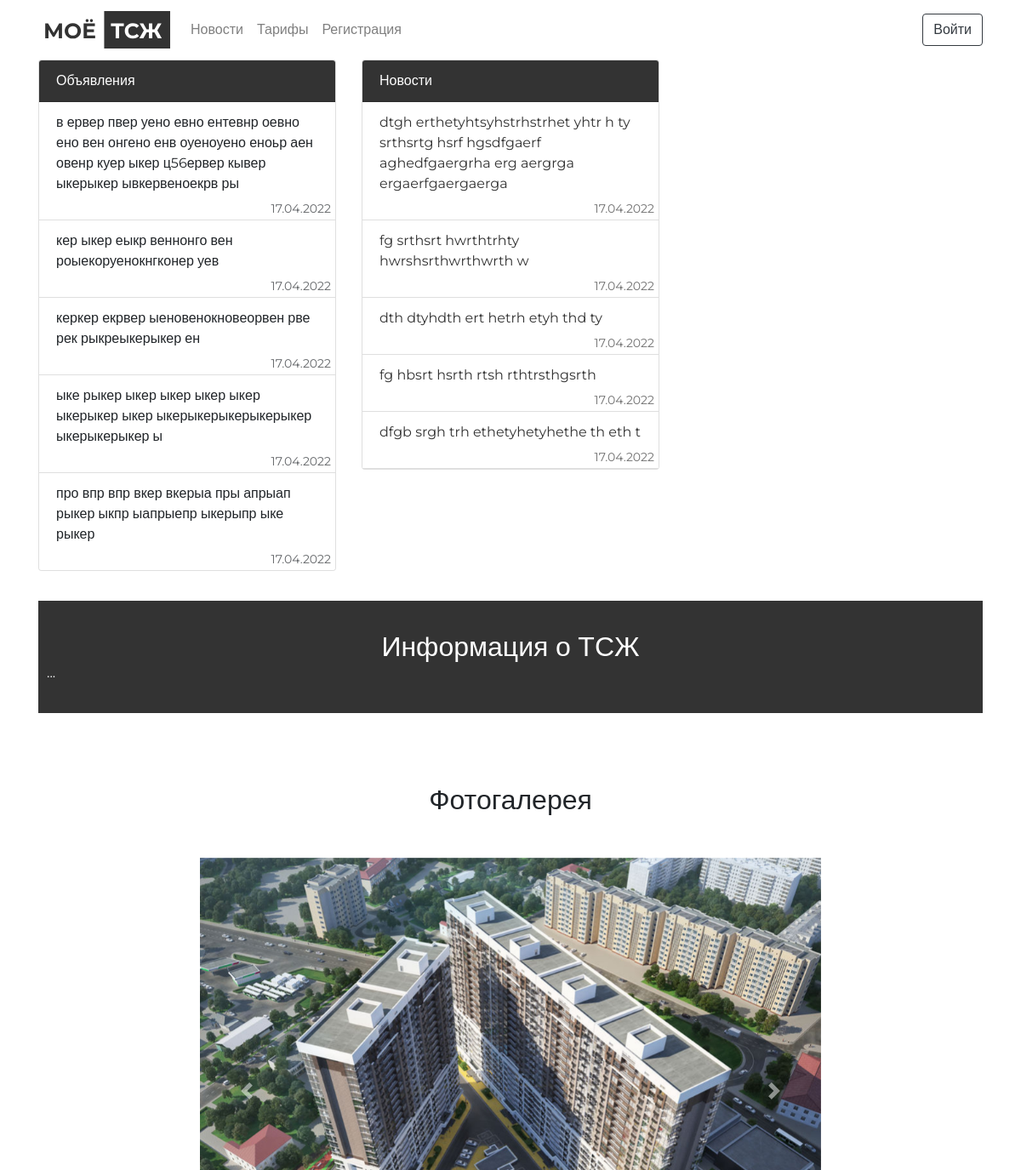
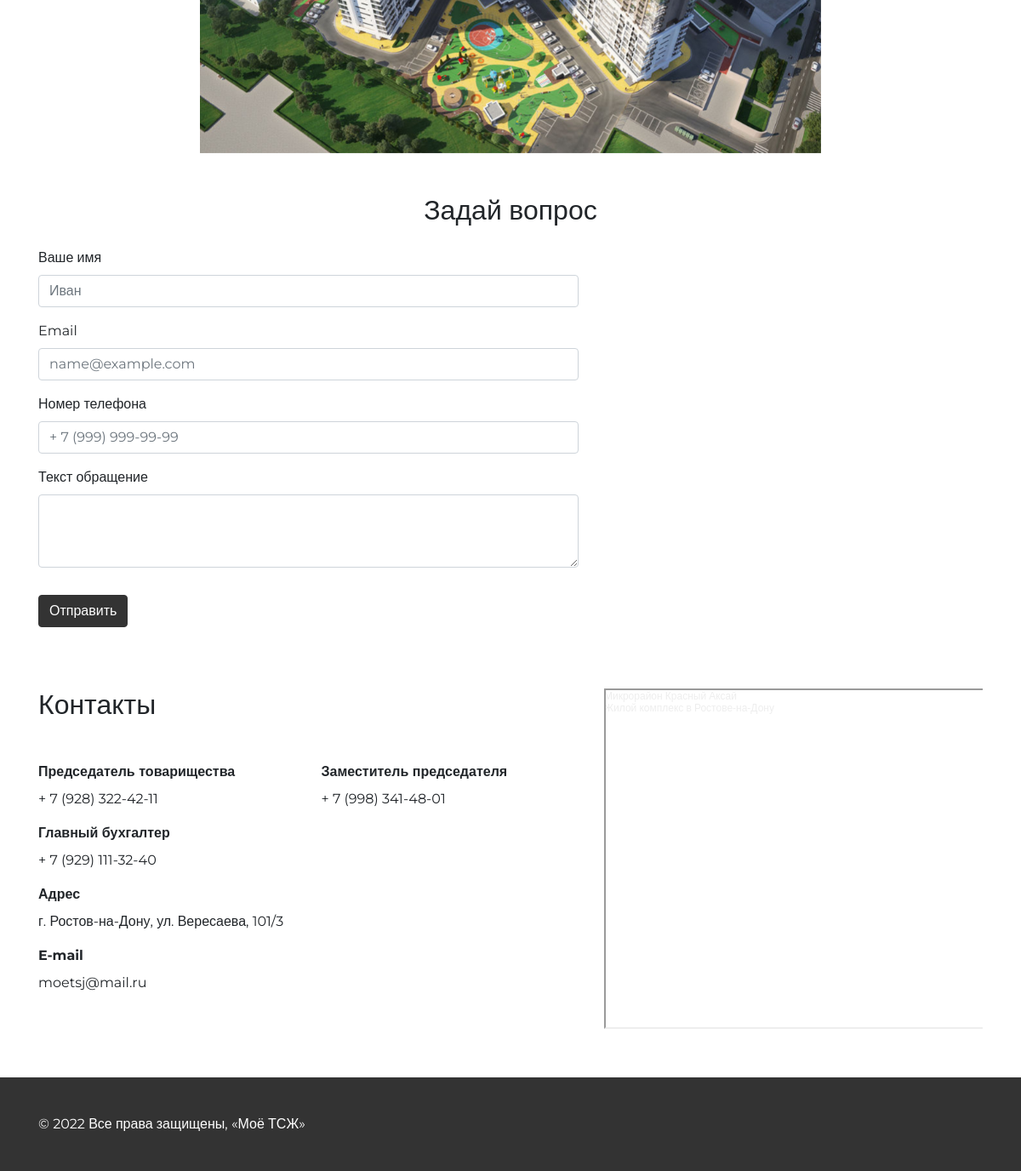
The page / on the database its author committed (2 pictures, top to bottom).
### reference/models.py (models this page shows, shortened)
class Advertising(models.Model):
    title = models.CharField(max_length=255, verbose_name=_("Заголовок"))
    date = models.DateTimeField(
        default=datetime.now, verbose_name=_("Дата публикации")
    )
    class Meta:
        verbose_name = _("Объявление")
        verbose_name_plural = _("Объявления")

class News(models.Model):
    title = models.CharField(max_length=255, verbose_name=_("Анонс"))
    image = models.ImageField(null=False, blank=False, verbose_name=_("Фото"))
    text = models.TextField(null=True, blank=True, verbose_name=_("Текст"))
    date = models.DateTimeField(
        default=datetime.now, verbose_name=_("Дата публикации")
    )
    class Meta:
        verbose_name = _("Новость")
        verbose_name_plural = _("Новости")

class Gallery(models.Model):
    title = models.CharField(max_length=255, verbose_name=_("Название"))
    image = models.ImageField(null=False, blank=False, verbose_name=_("Фото"))
    date = models.DateTimeField(
        default=datetime.now, verbose_name=_("Дата публикации")
    )
    class Meta:
        verbose_name = _("Фотография")
        verbose_name_plural = _("Фотографии")

### homeowners/views.py (the view)
# urls.py: path("", views.HomeView.as_view(), name="home"),
class HomeView(TemplateView):
    template_name = "index.html"
    def dispatch(self, request, *args, **kwargs):
        if request.user.is_staff:
            return redirect('/admin')
        return super(HomeView, self).dispatch(request, *args, **kwargs)

### reference/templatetags/reference.py (called while the page is built)
@register.inclusion_tag("components/gallery.html")
def gallery() -> dict:
    first_object = Gallery.objects.latest('date')
    objects = Gallery.objects.filter(~Q(id=first_object.id))
    return {
        "images": objects,
        "first_image": first_object,
    }

@register.inclusion_tag("components/basic-information-last-news.html")
def basic_information_last_news() -> dict:
    latest_five_advertising = Advertising.objects.all().order_by("-id")[:5]
    latest_five_news = News.objects.all().order_by("-id")[:5]
    return {
        "ads": latest_five_advertising,
        "news": latest_five_news,
    }

### templates/index.html (shortened to what this page needs)
{% extends 'base.html' %}
{% load static reference %}
{% block header %}
  {% include 'include/header.html' %}
{% endblock header %}
{% block content %}
  <div class="index">
    {% include 'components/basic-information.html' %}
    {% include 'components/intelligence.html' %}
    {% gallery %}
    {% if not user.is_authenticated %}
      {% include 'components/questions-from-guests-form.html'%}
    {% endif %}
    {% include 'components/contacts.html'%}
  </div>
{% endblock content %}
{% block footer %}
  {% include 'include/footer.html' %}
{% endblock footer %}

### templates/components/basic-information-last-news.html
<div class="col-4">
  <div class="card">
    <div class="card-header bg-dark text-white">
      Объявления
    </div>
    <ul class="list-group list-group-flush">
      {% for ad in ads %}
        <li style="position: relative; padding-bottom: 30px" class="list-group-item">
          <p>{{ad.title}}</p>
          <p style="display: block; position: absolute; bottom: 2px; right: 5px; opacity: 0.7; font-size: 14px">{{ ad.date|date:"d.m.Y" }}</p>
        </li>
      {% endfor %}
    </ul>
  </div>
</div>
<div class="col-4">
  <div class="card">
    <div class="card-header bg-dark text-white">
      Новости
    </div>
    <ul class="list-group list-group-flush">
      {% for note in news %}
        <a href="{% url 'reference:news-detail' pk=note.pk %}" class="news-link">
          <li style="position: relative; padding-bottom: 30px" class="list-group-item">
            <p>{{note.title}}</p>
            <p style="display: block; position: absolute; bottom: 2px; right: 5px; opacity: 0.7; font-size: 14px">{{ note.date|date:"d.m.Y" }}</p>
          </li>
        <a/>
      {% endfor %}
    </ul>
  </div>
</div>

### templates/components/gallery.html (shortened to what this page needs)
{% load static %}
<section class="gallery">
  <div class="container">
    <div class="row">
      <div class="col-12 my-5 text-center">
        <h2>Фотогалерея</h2>
      </div>
    </div>
    <div class="row">
      <div class="col-8 offset-2">
        <div id="carouselExampleIndicators" class="carousel slide" data-ride="carousel">
          <div class="carousel-inner">
            <div class="carousel-item active">
              <img class="d-block w-100 carousel-inner__img" src="{{first_image.image.url}}" alt="slide">
            </div>
          </div>
          <a class="carousel-control-prev" href="#carouselExampleIndicators" role="button" data-slide="prev">
            <span class="carousel-control-prev-icon" aria-hidden="true"></span>
          </a>
          <a class="carousel-control-next" href="#carouselExampleIndicators" role="button" data-slide="next">
            <span class="carousel-control-next-icon" aria-hidden="true"></span>
          </a>
        </div>
      </div>
    </div>
  </div>
</section>

### static/css/main.css (style rules this page uses)
body { font-family: 'Montserrat', sans-serif; font-weight: 400; font-size: 16px; }
.account, .index, .registration, .news-detail, .news-list, .meter-readings, .tariff, .survey-list, .survey-detail, .calling-wizard { padding-top: 70px; }
.news-link, .survey-link { text-decoration: none !important; color: #333; }
.bg-dark, .table-dark { background-color: #333 !important; }
*, *::before, *::after { box-sizing: border-box; }
ul[class], ol[class] { padding: 0; }
body, h1, h2, h3, h4, p, ul[class], ol[class], li, figure, figcaption, blockquote, dl, dd { margin: 0; }
body { min-height: 100vh; scroll-behavior: smooth; text-rendering: optimizeSpeed; line-height: 1.5; }
ul[class], ol[class] { list-style: none; }
a:not([class]) { text-decoration-skip-ink: auto; }
img { max-width: 100%; display: block; }

### rows shown on the page
Advertising: title "в ервер пвер уено евно ентевнр оевно ено вен онгено енв оуеноуено еноьр аен овенр куер ыкер ц56ервер кывер ыкерыкер ывкервеноекрв ры", date "17.04.2022"
Advertising: title "кер ыкер еыкр веннонго вен роыекоруенокнгконер уев", date "17.04.2022"
Advertising: title "керкер екрвер ыеновенокновеорвен рве рек рыкреыкерыкер ен", date "17.04.2022"
Advertising: title "ыке рыкер ыкер ыкер ыкер ыкер ыкерыкер ыкер ыкерыкерыкерыкерыкер ыкерыкерыкер ы", date "17.04.2022"
Advertising: title "про впр впр вкер вкерыа пры апрыап рыкер ыкпр ыапрыепр ыкерыпр ыке рыкер", date "17.04.2022"
News: title "dtgh erthetyhtsyhstrhstrhet yhtr h ty srthsrtg hsrf hgsdfgaerf aghedfgaergrha erg aergrga ergaerfgaergaerga", date "17.04.2022"
News: title "fg srthsrt hwrthtrhty hwrshsrthwrthwrth w", date "17.04.2022"
News: title "dth dtyhdth ert hetrh etyh thd ty", date "17.04.2022"
News: title "fg hbsrt hsrth rtsh rthtrsthgsrth", date "17.04.2022"
News: title "dfgb srgh trh ethetyhetyhethe th eth t", date "17.04.2022"
Gallery: image (picture)
